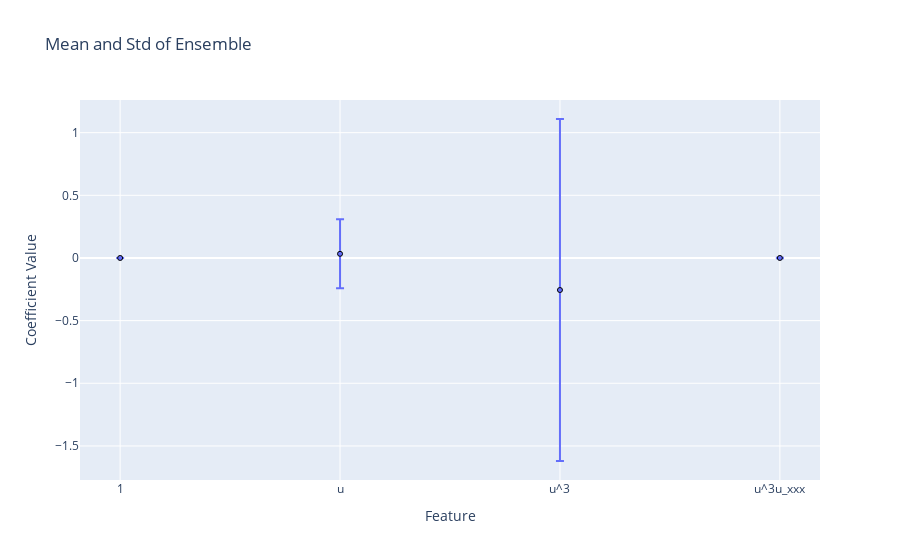

The cell this chart's notebook holds for it:
### Markdown cell above
## Make Plot

### Code cell
plot_data.plot_ensemble(feature_names, mean_ensemble, std_ensemble, title="Mean and Std of Ensemble", xaxis_title="Feature", yaxis_title="Coefficient Value", save=False)

### Figure 1 — Plotly figure (JSON) as saved in the notebook; plotly's stock layout.template omitted (floating-point values rounded to 4 significant figures)
{"data": [{"error_y": {"array": [0.0, 0.2751, 1.365, 0.002019]}, "marker": {"line": {"color": "black", "width": 1}, "size": 5}, "mode": "markers", "type": "scatter", "x": ["1", "u", "u^3", "u^3u_xxx"], "y": [0.0, 0.03301, -0.2556, 6.966e-05]}], "layout": {"title": {"text": "Mean and Std of Ensemble"}, "xaxis": {"title": {"text": "Feature"}}, "yaxis": {"title": {"text": "Coefficient Value"}}}}
